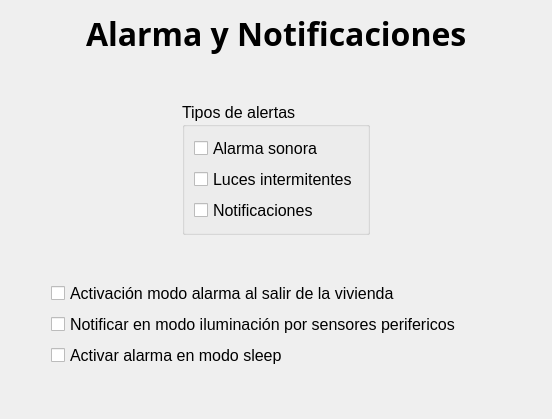
            <widget class="QWidget" name="AlarmaConfig">
             <layout class="QVBoxLayout" name="verticalLayout_11">
              <item>
               <layout class="QHBoxLayout" name="horizontalLayout_14">
                <item>
                 <spacer name="horizontalSpacer_7">
                  <property name="orientation">
                   <enum>Qt::Horizontal</enum>
                  </property>
                  <property name="sizeHint" stdset="0">
                   <size>
                    <width>40</width>
                    <height>20</height>
                   </size>
                  </property>
                 </spacer>
                </item>
                <item>
                 <widget class="QLabel" name="AlarmayNotif">
                  <property name="font">
                   <font>
                    <family>Myriad Pro</family>
                    <pointsize>24</pointsize>
                    <weight>75</weight>
                    <bold>true</bold>
                   </font>
                  </property>
                  <property name="text">
                   <string>Alarma y Notificaciones</string>
                  </property>
                 </widget>
                </item>
                <item>
                 <spacer name="horizontalSpacer_8">
                  <property name="orientation">
                   <enum>Qt::Horizontal</enum>
                  </property>
                  <property name="sizeHint" stdset="0">
                   <size>
                    <width>40</width>
                    <height>20</height>
                   </size>
                  </property>
                 </spacer>
                </item>
               </layout>
              </item>
              <item>
               <spacer name="verticalSpacer_7">
                <property name="orientation">
                 <enum>Qt::Vertical</enum>
                </property>
                <property name="sizeHint" stdset="0">
                 <size>
                  <width>20</width>
                  <height>40</height>
                 </size>
                </property>
               </spacer>
              </item>
              <item>
               <layout class="QHBoxLayout" name="horizontalLayout_13">
                <item>
                 <spacer name="horizontalSpacer_9">
                  <property name="orientation">
                   <enum>Qt::Horizontal</enum>
                  </property>
                  <property name="sizeHint" stdset="0">
                   <size>
                    <width>40</width>
                    <height>20</height>
                   </size>
                  </property>
                 </spacer>
                </item>
                <item>
                 <widget class="QGroupBox" name="ConfigAlertas">
                  <property name="font">
                   <font>
                    <pointsize>12</pointsize>
                   </font>
                  </property>
                  <property name="title">
                   <string>Tipos de alertas</string>
                  </property>
                  <layout class="QVBoxLayout" name="verticalLayout_7">
                   <item>
                    <widget class="QCheckBox" name="checkBox">
                     <property name="font">
                      <font>
                       <pointsize>12</pointsize>
                      </font>
                     </property>
                     <property name="text">
                      <string>Alarma sonora</string>
                     </property>
                    </widget>
                   </item>
                   <item>
                    <widget class="QCheckBox" name="checkBox_2">
                     <property name="font">
                      <font>
                       <pointsize>12</pointsize>
                      </font>
                     </property>
                     <property name="text">
                      <string>Luces intermitentes</string>
                     </property>
                    </widget>
                   </item>
                   <item>
                    <widget class="QCheckBox" name="checkBox_3">
                     <property name="font">
                      <font>
                       <pointsize>12</pointsize>
                      </font>
                     </property>
                     <property name="text">
                      <string>Notificaciones</string>
                     </property>
                    </widget>
                   </item>
                  </layout>
                 </widget>
                </item>
                <item>
                 <spacer name="horizontalSpacer_10">
                  <property name="orientation">
                   <enum>Qt::Horizontal</enum>
                  </property>
                  <property name="sizeHint" stdset="0">
                   <size>
                    <width>40</width>
                    <height>20</height>
                   </size>
                  </property>
                 </spacer>
                </item>
               </layout>
              </item>
              <item>
               <spacer name="verticalSpacer_6">
                <property name="orientation">
                 <enum>Qt::Vertical</enum>
                </property>
                <property name="sizeHint" stdset="0">
                 <size>
                  <width>20</width>
                  <height>40</height>
                 </size>
                </property>
               </spacer>
              </item>
              <item>
               <layout class="QHBoxLayout" name="horizontalLayout_24">
                <item>
                 <spacer name="horizontalSpacer_27">
                  <property name="orientation">
                   <enum>Qt::Horizontal</enum>
                  </property>
                  <property name="sizeHint" stdset="0">
                   <size>
                    <width>40</width>
                    <height>20</height>
                   </size>
                  </property>
                 </spacer>
                </item>
                <item>
                 <layout class="QVBoxLayout" name="verticalLayout_8">
                  <item>
                   <layout class="QHBoxLayout" name="horizontalLayout_12">
                    <item>
                     <widget class="QCheckBox" name="checkBox_4">
                      <property name="font">
                       <font>
                        <pointsize>12</pointsize>
                       </font>
                      </property>
                      <property name="text">
                       <string>Activación modo alarma al salir de la vivienda</string>
                      </property>
                     </widget>
                    </item>
                    <item>
                     <spacer name="horizontalSpacer_11">
                      <property name="orientation">
                       <enum>Qt::Horizontal</enum>
                      </property>
                      <property name="sizeHint" stdset="0">
                       <size>
                        <width>40</width>
                        <height>20</height>
                       </size>
                      </property>
                     </spacer>
                    </item>
                   </layout>
                  </item>
                  <item>
                   <layout class="QHBoxLayout" name="horizontalLayout_11">
                    <item>
                     <widget class="QCheckBox" name="checkBox_5">
                      <property name="font">
                       <font>
                        <pointsize>12</pointsize>
                       </font>
                      </property>
                      <property name="text">
                       <string>Notificar en modo iluminación por sensores perifericos</string>
                      </property>
                     </widget>
                    </item>
                    <item>
                     <spacer name="horizontalSpacer_12">
                      <property name="orientation">
                       <enum>Qt::Horizontal</enum>
                      </property>
                      <property name="sizeHint" stdset="0">
                       <size>
                        <width>40</width>
                        <height>20</height>
                       </size>
                      </property>
                     </spacer>
                    </item>
                   </layout>
                  </item>
                  <item>
                   <layout class="QHBoxLayout" name="horizontalLayout_10">
                    <item>
                     <widget class="QCheckBox" name="checkBox_6">
                      <property name="font">
                       <font>
                        <pointsize>12</pointsize>
                       </font>
                      </property>
                      <property name="text">
                       <string>Activar alarma en modo sleep</string>
                      </property>
                     </widget>
                    </item>
                    <item>
                     <spacer name="horizontalSpacer_13">
                      <property name="orientation">
                       <enum>Qt::Horizontal</enum>
                      </property>
                      <property name="sizeHint" stdset="0">
                       <size>
                        <width>40</width>
                        <height>20</height>
                       </size>
                      </property>
                     </spacer>
                    </item>
                   </layout>
                  </item>
                 </layout>
                </item>
                <item>
                 <spacer name="horizontalSpacer_28">
                  <property name="orientation">
                   <enum>Qt::Horizontal</enum>
                  </property>
                  <property name="sizeHint" stdset="0">
                   <size>
                    <width>40</width>
                    <height>20</height>
                   </size>
                  </property>
                 </spacer>
                </item>
               </layout>
              </item>
              <item>
               <spacer name="verticalSpacer_5">
                <property name="orientation">
                 <enum>Qt::Vertical</enum>
                </property>
                <property name="sizeHint" stdset="0">
                 <size>
                  <width>20</width>
                  <height>40</height>
                 </size>
                </property>
               </spacer>
              </item>
             </layout>
            </widget>
